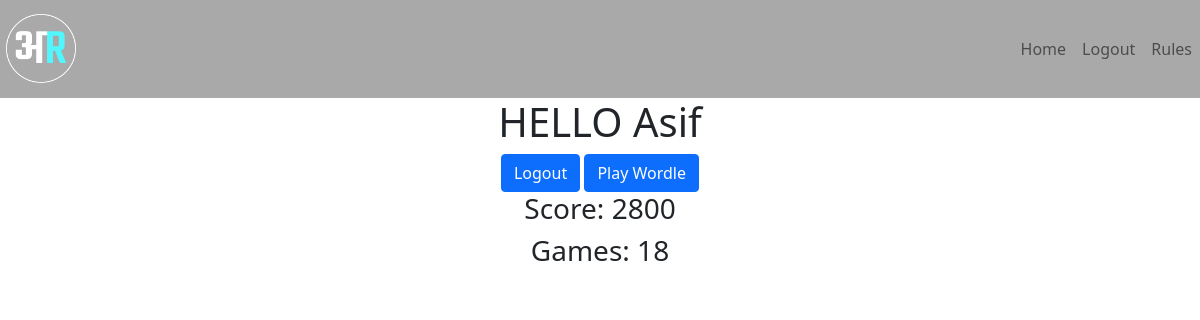
Page /playnow/ (signed in) on the earlier database version.
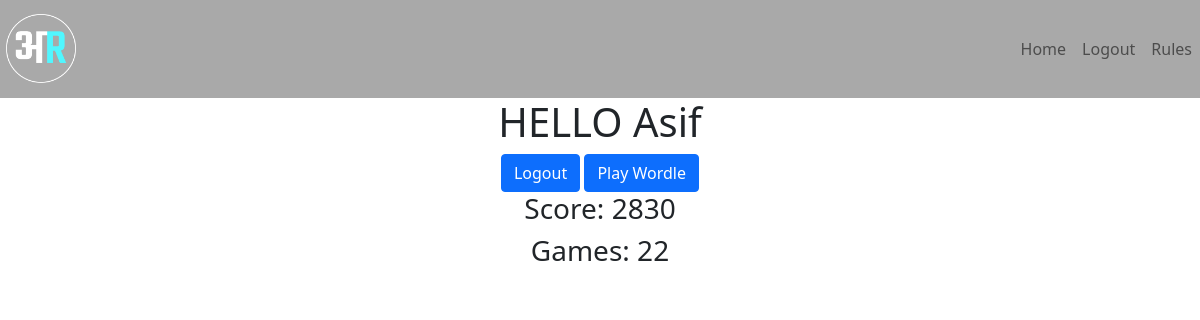
Same page on the later database version.
### game/models.py (models this page shows, shortened)
class Profile(models.Model):
    user=models.OneToOneField(User,on_delete=models.CASCADE)
    image = models.ImageField(default='default.jpg', upload_to='profile_pics')
    score = models.IntegerField(default=0)
    game = models.IntegerField(default=0)
    theme = models.CharField(max_length=255)
    class Meta():
        ordering = ('-score','game')

### game/views.py (the view)
# urls.py: path('playnow/',views.play,name = 'play'),
def play(request):
    user = User.objects.get(username = request.user)
    p = Profile.objects.get(user = user)
    return render(request,'play.html',{'p':p})

### game/templates/play.html (shortened to what this page needs)
{% load static %}
<!DOCTYPE html>
<html lang="en">
<head>
<link href="https://cdn.jsdelivr.net/npm/bootstrap@5.1.3/dist/css/bootstrap.min.css" rel="stylesheet">
</head>
<body>
    <nav class="navbar navbar-expand-lg navbar-light ">
      <a class="navbar-brand" href="https://arhn.co.in/" target="_blank"><img style="width:70px;height:70px;" src="{% static 'img/logo.png' %}" id="logo"></a>
        <div class="collapse navbar-collapse" >
          <div class="navbar-nav ms-auto">
            <a class="nav-item nav-link" href="{% url 'play' %}">Home</a>
            <a class="nav-item nav-link" href="{% url 'logout' %}">Logout</a>
            <a class="nav-item nav-link" href="#">Rules</a>
          </div>
        </div>
      </nav>
      <div class="container">
          <h1>HELLO {{p.user.first_name}}</h1>
          <a class="btn btn-primary" href="{% url 'logout' %}" role="button">Logout</a>
          <a class="btn btn-primary" href="{% url 'wordlegame' %}" role="button">Play Wordle</a>
          <h3>Score: {{p.score}}</h3>
          <h3>Games: {{p.game}}</h3>
      </div>
</body>
</html>

Differences in the rows shown:
changed Profile "Asif": score "2800" → "2830"; game "18" → "22"
